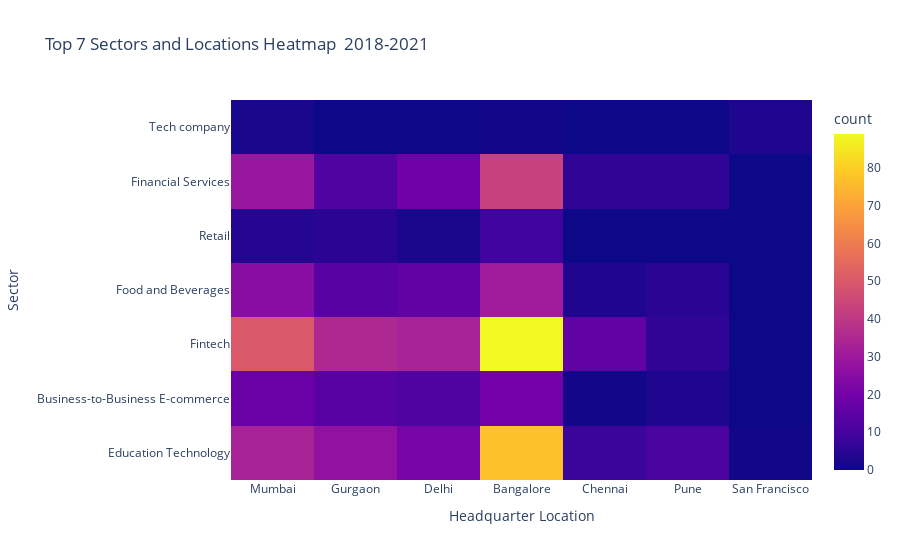

Notebook code for this chart:
### Markdown cell above
## **6. Does the location of the company influence its sector?**

### Code cell
# Get the top 7 sectors and top 7 locations based on total funding amount
top_sectors = df.groupby('sector')['amount'].sum().sort_values(ascending=False).head(7).index
top_locations = df.groupby('headquarter')['amount'].sum().sort_values(ascending=False).head(7).index

# Filter the DataFrame for the top 7 sectors and top 7 locations
df_top7 = df[df['sector'].isin(top_sectors) & df['headquarter'].isin(top_locations)]

# Create a heatmap
fig = px.density_heatmap(df_top7, 
                         x='headquarter', 
                         y='sector', 
                         title='Top 7 Sectors and Locations Heatmap \n2018-2021',
                         labels={'headquarter': 'Headquarter Location', 'sector': 'Sector'})
fig.show()

### Figure 1 — Plotly figure (JSON) as saved in the notebook; plotly's stock layout.template omitted (floating-point values rounded to 4 significant figures; data arrays with more than 128 entries replaced by an {"elided": "..."} marker saying what was removed)
{"data": [{"coloraxis": "coloraxis", "hovertemplate": "Headquarter Location=%{x}<br>Sector=%{y}<br>count=%{z}<extra></extra>", "name": "", "type": "histogram2d", "x": {"elided": "710 str values"}, "xaxis": "x", "xbingroup": "x", "y": {"elided": "710 str values"}, "yaxis": "y", "ybingroup": "y"}], "layout": {"coloraxis": {"colorbar": {"title": {"text": "count"}}, "colorscale": [[0, "#0d0887"], [0.1111, "#46039f"], [0.2222, "#7201a8"], [0.3333, "#9c179e"], [0.4444, "#bd3786"], [0.5556, "#d8576b"], [0.6667, "#ed7953"], [0.7778, "#fb9f3a"], [0.8889, "#fdca26"], [1, "#f0f921"]]}, "legend": {"tracegroupgap": 0}, "title": {"text": "Top 7 Sectors and Locations Heatmap \n2018-2021"}, "xaxis": {"anchor": "y", "domain": [0, 1], "title": {"text": "Headquarter Location"}}, "yaxis": {"anchor": "x", "domain": [0, 1], "title": {"text": "Sector"}}}}
